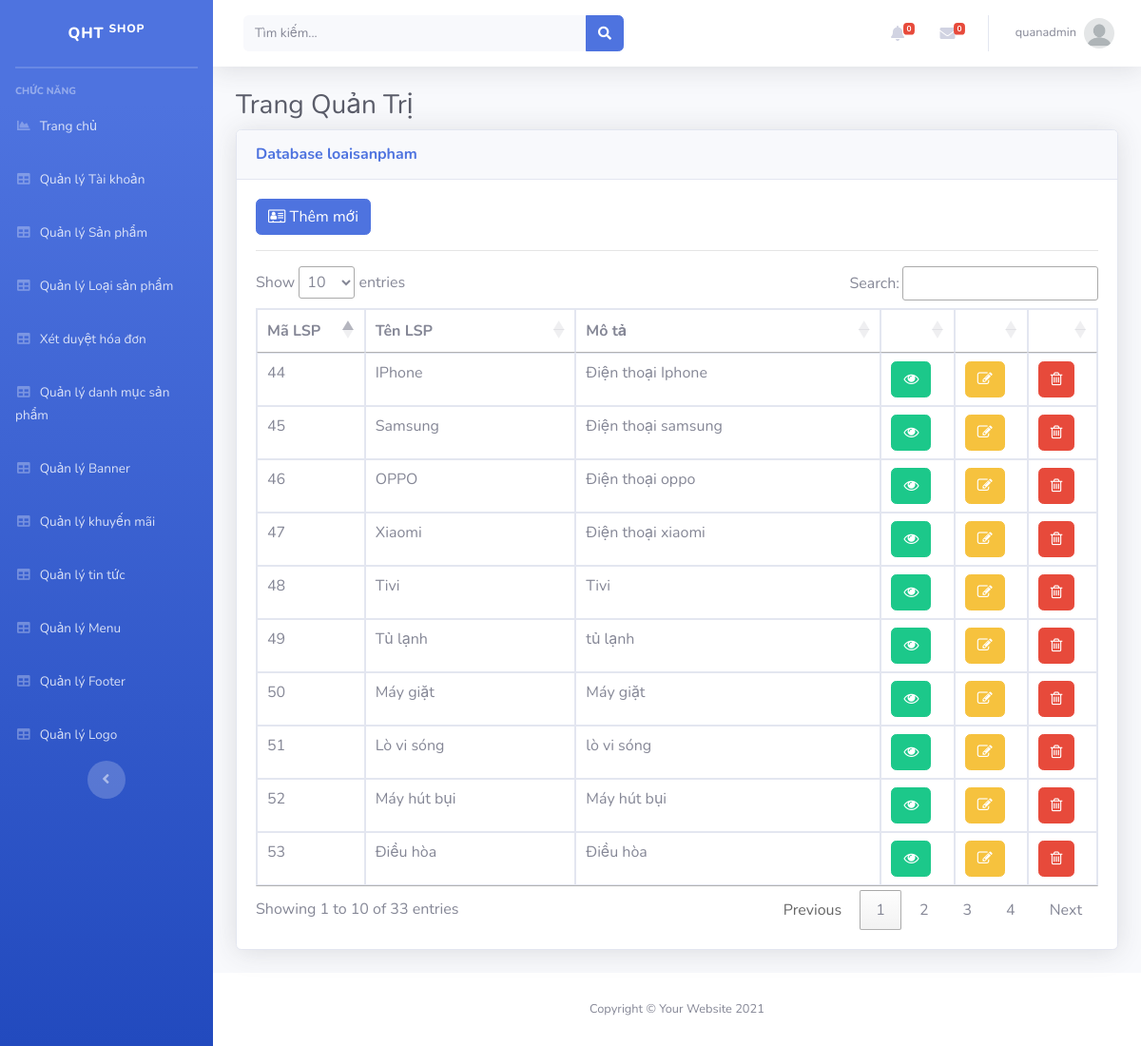
The app's page /Admin/index.php?mod=loaisanpham (signed in) with its own data.
### tables this page shows
CREATE TABLE `loaisanpham` (
  `MaLSP` int(11) NOT NULL,
  `TenLSP` varchar(70) NOT NULL,
  `HinhAnh` varchar(200) NOT NULL,
  `Mota` varchar(200) NOT NULL,
  `MaDM` int(11) NOT NULL
);

### Admin/MVC/controllers/LoaisanphamController.php (called while the page is built, shortened)
<?php
class LoaisanphamController
{
	var $loaisanpham_model;
	function __construct()
	{
		$this->loaisanpham_model = new loaisanpham();
	}
	public function list()
	{
		$data = $this->loaisanpham_model->All();
		require_once("MVC/Views/Admin/index.php");
	}
}

### Admin/MVC/Models/connection.php (called while the page is built, shortened)
<?php
    class Connection{
        function __construct()
        {
            $severname ="localhost";
            $username ="root";
            $password ="";
            $db_name ="wiroshop";
            $this->conn = new mysqli($severname,$username,$password,$db_name);
        }
    }
?>

### Admin/MVC/Models/model.php (called while the page is built, shortened)
<?php
require_once("connection.php");
class Model
{
    var $table;
    var $contens;
    function __construct()
    {
        $conn_obj = new Connection();
        $this->conn = $conn_obj->conn;
    }
    function All()
    {
        $query = "select * from $this->table ORDER BY $this->contens DESC ";
        require("result.php");
        return $data;
    }
}

### Admin/MVC/Models/result.php (called while the page is built)
<?php
$result = $this->conn->query($query);
$data = array();
while ($row = $result->fetch_assoc()) {
    $data[] = $row;
}
?>

### Admin/MVC/Views/loaisanpham/list.php (the view, shortened to what this page needs)
<?php if (isset($_SESSION['isLogin_Admin']) && $_SESSION['isLogin_Admin'] == true) { ?>
<a href="?mod=loaisanpham&act=add" type="button" class="btn btn-primary"><i class="fa fa-address-card-o" aria-hidden="true"></i>&nbsp;Thêm mới</a>
<?php } ?>
<hr>
<table class="table table-bordered" id="dataTable" width="100%" cellspacing="0">
  <thead>
    <tr>
      <th scope="col">Mã LSP</th>
      <th scope="col">Tên LSP</th>
      <th scope="col">Mô tả</th>
      <th></th>
      <th></th>
      <th></th>
    </tr>
  </thead>
  <tbody>
    <?php foreach ($data as $row) { ?>
      <tr>
        <td><?= $row['MaLSP'] ?></td>
        <td><?= $row['TenLSP'] ?></td>
        <td><?= $row['Mota'] ?></td>
        <td>
          <a href="?mod=loaisanpham&act=detail&id=<?= $row['MaLSP'] ?>" class="btn btn-success"><i class="fa fa-eye" aria-hidden="true"></i></a>
        </td>
        <td>
          <?php if (isset($_SESSION['isLogin_Admin']) && $_SESSION['isLogin_Admin'] == true) { ?>
          <a href="?mod=loaisanpham&act=edit&id=<?= $row['MaLSP'] ?>" class="btn btn-warning"><i class="fa fa-pencil-square-o" aria-hidden="true"></i></a>
          <?php }?>
        </td>
        <td>
            <?php if (isset($_SESSION['isLogin_Admin']) && $_SESSION['isLogin_Admin'] == true) { ?>
          <a href="?mod=loaisanpham&act=delete&id=<?= $row['MaLSP'] ?>" onclick="return confirm('Bạn có thật sự muốn xóa ?');" type="button" class="btn btn-danger"><i class="fa fa-trash-o" aria-hidden="true"></i></a>
          <?php }?>
        </td>
      </tr>
    <?php } ?>
</table>

### records on screen
loaisanpham: MaLSP "53", TenLSP "Điều hòa", Mota "Điều hòa"
loaisanpham: MaLSP "52", TenLSP "Máy hút bụi", Mota "Máy hút bụi"
loaisanpham: MaLSP "51", TenLSP "Lò vi sóng", Mota "lò vi sóng"
loaisanpham: MaLSP "50", TenLSP "Máy giặt", Mota "Máy giặt"
loaisanpham: MaLSP "49", TenLSP "Tủ lạnh", Mota "tủ lạnh"
loaisanpham: MaLSP "48", TenLSP "Tivi", Mota "Tivi"
loaisanpham: MaLSP "47", TenLSP "Xiaomi", Mota "Điện thoại xiaomi"
loaisanpham: MaLSP "46", TenLSP "OPPO", Mota "Điện thoại oppo"
loaisanpham: MaLSP "45", TenLSP "Samsung", Mota "Điện thoại samsung"
loaisanpham: MaLSP "44", TenLSP "IPhone", Mota "Điện thoại Iphone"

### other values on screen
$_SESSION['login']['TaiKhoan'] "quanadmin"
$mod "loaisanpham"
